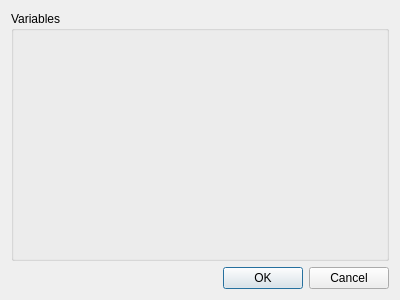
<?xml version="1.0" encoding="UTF-8"?>
<ui version="4.0">
 <class>Dialog</class>
 <widget class="QDialog" name="Dialog">
  <property name="geometry">
   <rect>
    <x>0</x>
    <y>0</y>
    <width>400</width>
    <height>300</height>
   </rect>
  </property>
  <property name="windowTitle">
   <string>Predefined formula</string>
  </property>
  <layout class="QVBoxLayout" name="verticalLayout">
   <item>
    <widget class="QGroupBox" name="groupBox">
     <property name="title">
      <string>Variables</string>
     </property>
     <layout class="QVBoxLayout" name="verticalLayout_2"/>
    </widget>
   </item>
   <item>
    <widget class="QDialogButtonBox" name="buttonBox">
     <property name="orientation">
      <enum>Qt::Horizontal</enum>
     </property>
     <property name="standardButtons">
      <set>QDialogButtonBox::Cancel|QDialogButtonBox::Ok</set>
     </property>
    </widget>
   </item>
  </layout>
 </widget>
 <resources/>
 <connections/>
</ui>
